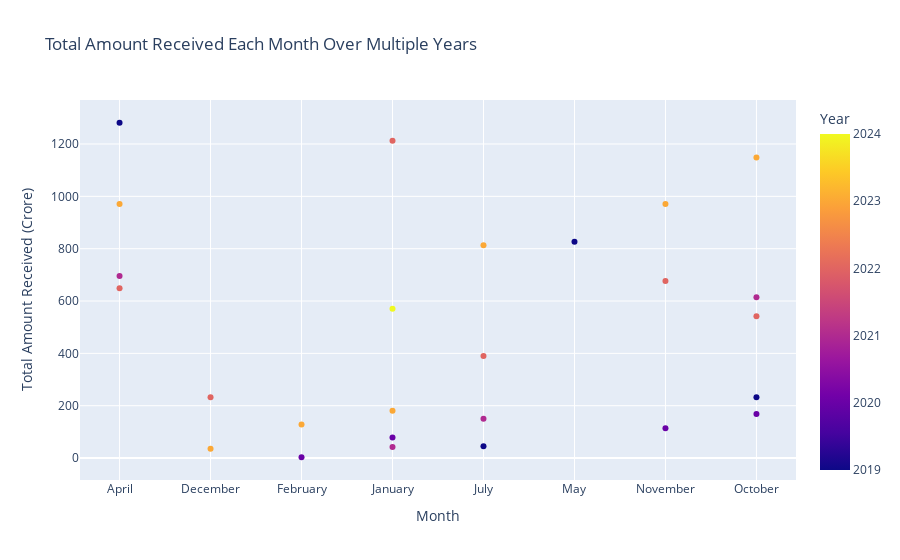

Notebook source saved alongside this figure:
### Markdown cell above
## Total Amount Received Each Month Over Multiple Years

### Code cell
# Reset the index to ensure it's a RangeIndex
df1.reset_index(inplace=True)

# Extract the year and month from the 'Date of Encashment' column
df1['Year'] = df1['Date of Encashment'].dt.year
df1['Month'] = df1['Date of Encashment'].dt.month_name()

# Create a pivot table to aggregate the data by month and year
pivot_table = df1.pivot_table(index='Month', columns='Year', values='Denomination(Crore)', aggfunc='sum')

# Reshape the pivot table for Plotly scatter plot
scatter_df = pivot_table.stack().reset_index()
scatter_df.columns = ['Month', 'Year', 'Amount']

# Create an interactive scatter plot using Plotly
fig = px.scatter(scatter_df, x='Month', y='Amount', color='Year', title='Total Amount Received Each Month Over Multiple Years',
                 labels={'Amount': 'Total Amount Received (Crore)'}, hover_data={'Year': False, 'Month': False})

fig.show()

### Figure 1 — Plotly figure (JSON) as saved in the notebook; plotly's stock layout.template omitted (floating-point values rounded to 4 significant figures)
{"data": [{"customdata": [[2019], [2021], [2022], [2023], [2022], [2023], [2020], [2023], [2020], [2021], [2022], [2023], [2024], [2019], [2021], [2022], [2023], [2019], [2020], [2022], [2023], [2019], [2020], [2021], [2022], [2023]], "hovertemplate": "Total Amount Received (Crore)=%{y}<extra></extra>", "legendgroup": "", "marker": {"color": [2019, 2021, 2022, 2023, 2022, 2023, 2020, 2023, 2020, 2021, 2022, 2023, 2024, 2019, 2021, 2022, 2023, 2019, 2020, 2022, 2023, 2019, 2020, 2021, 2022, 2023], "coloraxis": "coloraxis", "symbol": "circle"}, "mode": "markers", "name": "", "orientation": "v", "showlegend": false, "type": "scatter", "x": ["April", "April", "April", "April", "December", "December", "February", "February", "January", "January", "January", "January", "January", "July", "July", "July", "July", "May", "November", "November", "November", "October", "October", "October", "October", "October"], "xaxis": "x", "y": [1281.0, 695.3, 648.5, 970.4, 232.1, 35.3, 3, 128.3, 78.67, 42.07, 1213.0, 180.5, 570.0, 45.38, 150.5, 389.5, 812.8, 826.5, 113.9, 676.3, 970.7, 231.9, 168.4, 614.3, 542.2, 1148.0], "yaxis": "y"}], "layout": {"coloraxis": {"colorbar": {"title": {"text": "Year"}}, "colorscale": [[0, "#0d0887"], [0.1111, "#46039f"], [0.2222, "#7201a8"], [0.3333, "#9c179e"], [0.4444, "#bd3786"], [0.5556, "#d8576b"], [0.6667, "#ed7953"], [0.7778, "#fb9f3a"], [0.8889, "#fdca26"], [1, "#f0f921"]]}, "legend": {"tracegroupgap": 0}, "title": {"text": "Total Amount Received Each Month Over Multiple Years"}, "xaxis": {"anchor": "y", "domain": [0, 1], "title": {"text": "Month"}}, "yaxis": {"anchor": "x", "domain": [0, 1], "title": {"text": "Total Amount Received (Crore)"}}}}
